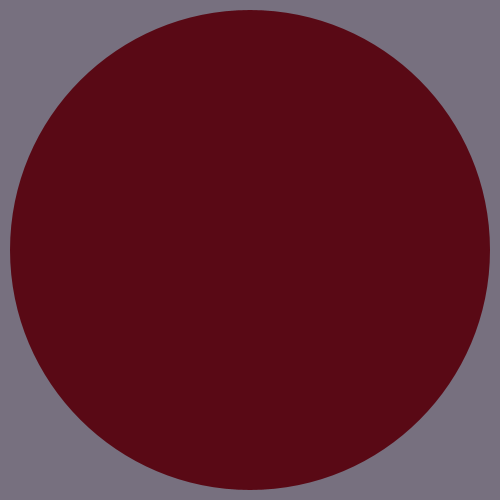
Frame 1 (no input)
Frame 60 (the mouse pressed at the canvas centre just before this capture): identical to frame 1, image omitted
Frame 120 (the mouse held since frame 60 and released just before this capture): identical to frame 1, image omitted

The Processing sketch that drew this single still picture (run headless with seeded random() and noise(); from frame 60 on, the mouse is pressed at the canvas centre):

// Processing sketch: spinners2
// ── spinners2.pde
int MaxDepth = 4;

void setup() {
   size(500, 500);
   noStroke();
}

void draw() {
   background(119, 112, 127);
   translate(250, 250);
   scale(240.0);
   drawCircles(1);
}

void drawCircles(int depth) {
   if (depth > MaxDepth) return;
   fill(89, 9, 21);
   ellipse(0, 0, 2, 2);
   scale(0.75);
   drawCircles(depth+1);
}
